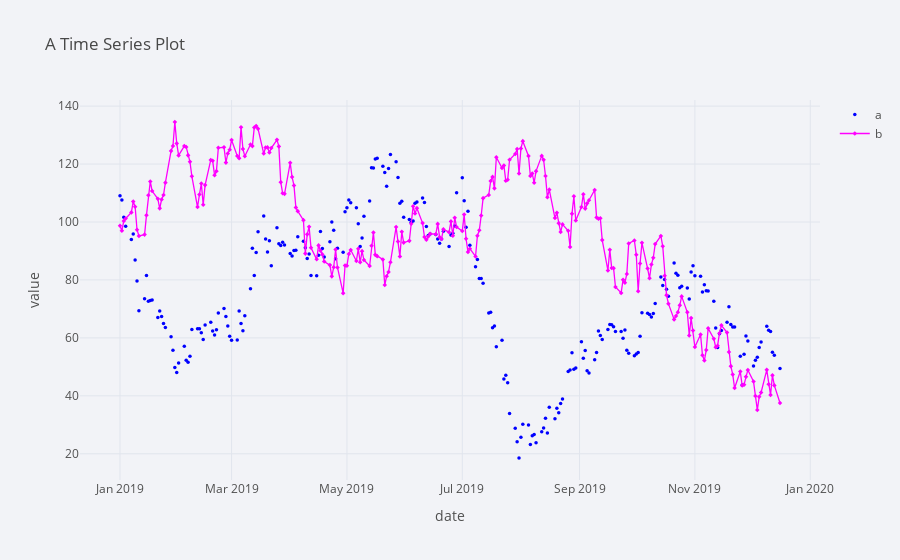

The code cell stored with this chart in its notebook:
### Code cell
plyo.iplot(
 df[['a', 'b']].iplot(asFigure=True,
 theme='polar',
 title='A Time Series Plot',
 xTitle='date',
 yTitle='value',
 mode={'a': 'markers', 'b': 'lines+markers'},
 symbol={'a': 'circle', 'b': 'diamond'},
 size=3.5,
 colors={'a': 'blue', 'b': 'magenta'},
 ),
 image='png',
 filename='ply_02'
)

### Figure 1 — Plotly figure (JSON) as saved in the notebook; plotly's stock layout.template omitted (floating-point values rounded to 4 significant figures; data arrays with more than 128 entries replaced by an {"elided": "..."} marker saying what was removed)
{"data": [{"line": {"color": "blue", "dash": "solid", "shape": "linear", "width": 1.3}, "marker": {"size": 3.5, "symbol": "circle"}, "mode": "markers", "name": "a", "text": "", "type": "scatter", "x": {"elided": "250 str values"}, "y": {"elided": "250 float values"}}, {"line": {"color": "magenta", "dash": "solid", "shape": "linear", "width": 1.3}, "marker": {"size": 3.5, "symbol": "diamond"}, "mode": "lines+markers", "name": "b", "text": "", "type": "scatter", "x": {"elided": "250 str values"}, "y": {"elided": "250 float values"}}], "layout": {"legend": {"bgcolor": "#F2F3F7", "font": {"color": "#505050"}}, "paper_bgcolor": "#F2F3F7", "plot_bgcolor": "#F2F3F7", "title": {"font": {"color": "#484848"}, "text": "A Time Series Plot"}, "xaxis": {"gridcolor": "#E1E5ED", "showgrid": true, "tickfont": {"color": "#505050"}, "title": {"font": {"color": "#505050"}, "text": "date"}, "zerolinecolor": "#E1E5ED"}, "yaxis": {"gridcolor": "#E1E5ED", "showgrid": true, "tickfont": {"color": "#505050"}, "title": {"font": {"color": "#505050"}, "text": "value"}, "zerolinecolor": "#E1E5ED"}}}
